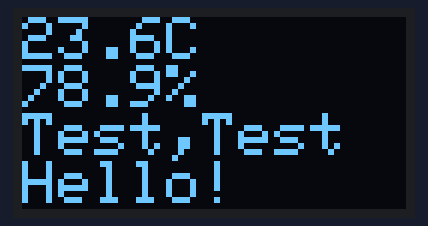
Bench run of a sketch on a simulated Arduino Uno, built with avr-gcc and run on an emulated ATmega328P. Parts: 128×64 one-colour display.

Above: at 2.1 s.

The sketch:

screen.ino
```cpp
#include <SPI.h>
#include <Wire.h>
#include <Adafruit_GFX.h>
#include <Adafruit_SSD1306.h>

#define SCREEN_WIDTH 128 // OLED display width, in pixels
#define SCREEN_HEIGHT 64 // OLED display height, in pixels

// Declaration for an SSD1306 display connected to I2C (SDA, SCL pins)
#define OLED_RESET     -1 // Reset pin # (or -1 if sharing Arduino reset pin)
Adafruit_SSD1306 display(SCREEN_WIDTH, SCREEN_HEIGHT, &Wire, OLED_RESET);

void setup() {
  Serial.begin(9600);

  // SSD1306_SWITCHCAPVCC = generate display voltage from 3.3V internally
  if(!display.begin(SSD1306_SWITCHCAPVCC, 0x3C)) { // Address 0x3C for 128x64
    Serial.println(F("SSD1306 allocation failed"));
    for(;;); // Don't proceed, loop forever
  }

  // Show initial display buffer contents on the screen --
  // the library initializes this with an Adafruit splash screen.
  //display.display();
  //delay(2000); // Pause for 2 seconds

  // Clear the buffer
  display.clearDisplay();

  // Draw a single pixel in white
  display.drawPixel(10, 10, SSD1306_WHITE);

  // Show the display buffer on the screen. You MUST call display() after
  // drawing commands to make them visible on screen!
  display.display();
  delay(2000);
  // put your setup code here, to run once:
  testdrawstyles();    // Draw 'stylized' characters

}

void loop() {
  // put your main code here, to run repeatedly:

}

void testdrawstyles(void) {
  display.clearDisplay();

  display.setTextSize(1);             // Normal 1:1 pixel scale
  display.setTextColor(SSD1306_WHITE);        // Draw white text
  display.setCursor(0,0);             // Start at top-left corner
  //display.println(F("Hello, world!"));

  //display.setTextColor(SSD1306_BLACK, SSD1306_WHITE); // Draw 'inverse' text
  //display.println(3.141592);

  display.setTextSize(2);             // Draw 2X-scale text
  //display.setTextColor(SSD1306_WHITE);
  //display.print(F("0x")); display.println(0xDEADBEEF, HEX);
  display.println(F("23.6C"));
  display.println(F("78.9%"));
  display.println(F("Test,Test"));
  display.println(F("Hello!"));

  display.display();
  delay(2000);
}
```
